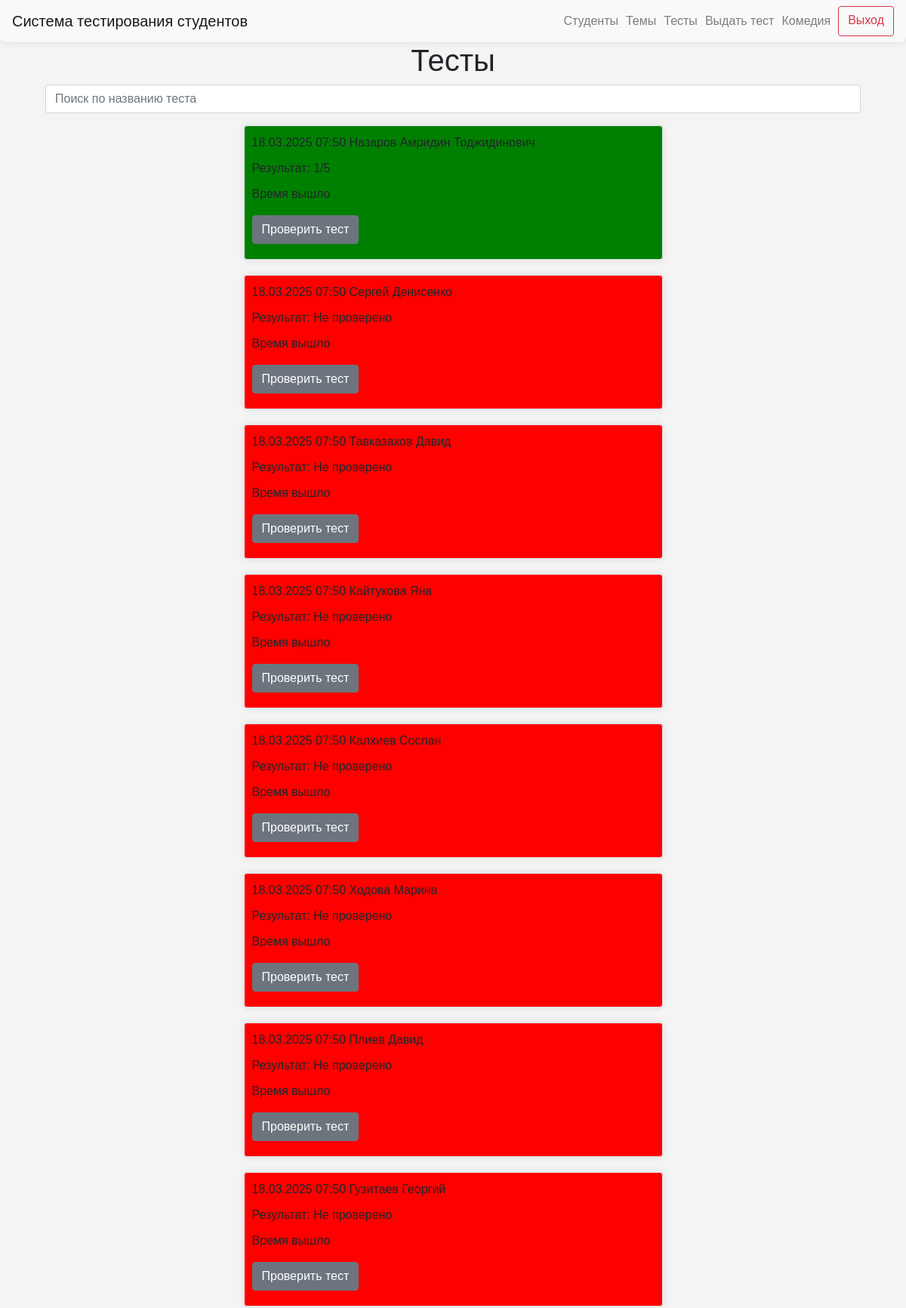
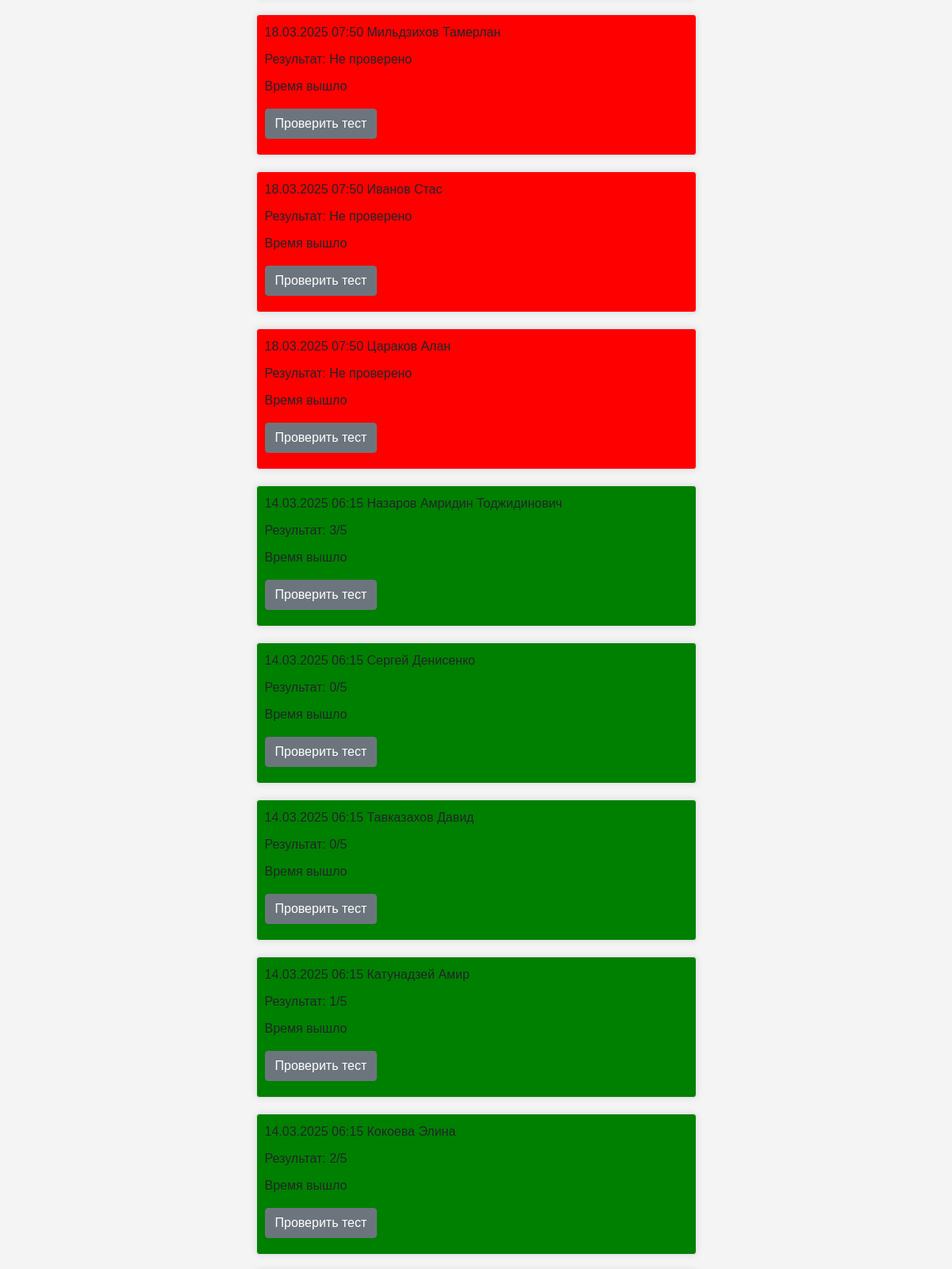
The page /tests/1 (signed in, upper part) on the database its author committed (2 pictures, top to bottom).
### data/users.py (models this page shows)
class User(SqlAlchemyBase, UserMixin, SerializerMixin):
    __tablename__ = "users"
    id = sqlalchemy.Column(
        sqlalchemy.Integer,
        primary_key=True,
        autoincrement=True,
    )
    name = sqlalchemy.Column(
        sqlalchemy.String,
        nullable=True,
    )
    group_id = sqlalchemy.Column(
        sqlalchemy.Integer,
        sqlalchemy.ForeignKey(
            "groups.id",
            ondelete="CASCADE",
        ),
        nullable=False,
    )
    date_of_birth = sqlalchemy.Column(
        sqlalchemy.Date,
        nullable=False,
    )
    user_level = sqlalchemy.Column(
        sqlalchemy.String,
        default="student",
    )

### data/blitz_tests.py (models this page shows)
class BlitzTest(SqlAlchemyBase, UserMixin, SerializerMixin):
    __tablename__ = "blitz_tests"
    id = sqlalchemy.Column(
        sqlalchemy.Integer,
        primary_key=True,
        autoincrement=True,
    )
    date = sqlalchemy.Column(
        sqlalchemy.DateTime,
        default=datetime.datetime.now,
    )
    question_1 = sqlalchemy.Column(
        sqlalchemy.Integer,
        sqlalchemy.ForeignKey("questions.id"),
    )
    question_2 = sqlalchemy.Column(
        sqlalchemy.Integer,
        sqlalchemy.ForeignKey("questions.id"),
    )
    question_3 = sqlalchemy.Column(
        sqlalchemy.Integer,
        sqlalchemy.ForeignKey("questions.id"),
    )
    question_4 = sqlalchemy.Column(
        sqlalchemy.Integer,
        sqlalchemy.ForeignKey("questions.id"),
    )
    question_5 = sqlalchemy.Column(
        sqlalchemy.Integer,
        sqlalchemy.ForeignKey("questions.id"),
    )
    answer_1 = sqlalchemy.Column(
        sqlalchemy.String,
        nullable=True,
    )
    answer_2 = sqlalchemy.Column(
        sqlalchemy.String,
        nullable=True,
    )
    answer_3 = sqlalchemy.Column(
        sqlalchemy.String,
        nullable=True,
    )
    answer_4 = sqlalchemy.Column(
        sqlalchemy.String,
        nullable=True,
    )
    answer_5 = sqlalchemy.Column(
        sqlalchemy.String,
        nullable=True,
    )
    comment_1 = sqlalchemy.Column(
        sqlalchemy.String,
        nullable=True,
    )
    comment_2 = sqlalchemy.Column(
        sqlalchemy.String,
        nullable=True,
    )
    comment_3 = sqlalchemy.Column(
        sqlalchemy.String,
        nullable=True,
    )
    comment_4 = sqlalchemy.Column(
        sqlalchemy.String,
        nullable=True,
    )
    comment_5 = sqlalchemy.Column(
        sqlalchemy.String,
        nullable=True,
    )
    result_answer_1 = sqlalchemy.Column(
        sqlalchemy.Boolean,
        nullable=True,
    )
    result_answer_2 = sqlalchemy.Column(
        sqlalchemy.Boolean,
        nullable=True,
    )
    result_answer_3 = sqlalchemy.Column(
        sqlalchemy.Boolean,
        nullable=True,
    )
    result_answer_4 = sqlalchemy.Column(
        sqlalchemy.Boolean,
        nullable=True,
    )
    result_answer_5 = sqlalchemy.Column(
        sqlalchemy.Boolean,
        nullable=True,
    )
    student = sqlalchemy.Column(
        sqlalchemy.Integer,
        sqlalchemy.ForeignKey("users.id"),
    )

### server.py (the view)
@app.route("/tests/<int:group_id>")
def tests_by_group(group_id):
    if not current_user.is_authenticated:
        return redirect("/authentication")
    if current_user.user_level == "student":
        return abort(404)
    db_sess = db_session.create_session()
    query_for_admin = select(BlitzTest, User).join(User, BlitzTest.student == User.id).where(User.group_id == group_id)
    tests_admin = db_sess.execute(query_for_admin).fetchall()
    date_time = datetime.datetime.now()
    results = []
    for test in tests_admin:
        test = test[0]
        test_results = 0
        if test.result_answer_1 == 1:
            test_results += 1
        if test.result_answer_2 == 1:
            test_results += 1
        if test.result_answer_3 == 1:
            test_results += 1
        if test.result_answer_4 == 1:
            test_results += 1
        if test.result_answer_5 == 1:
            test_results += 1
        if None in [
            test.result_answer_1,
            test.result_answer_2,
            test.result_answer_3,
            test.result_answer_4,
            test.result_answer_5,
        ]:
            results.append("Не проверено")
        else:
            results.append(f"{test_results}/5")
    tests_and_results = zip(tests_admin, results)
    return render_template(
        "index_admin.html",
        date_time=date_time,
        tests_and_results=tests_and_results,
        title="Главная",
    )

### data/db_session.py (called while the page is built)
def create_session() -> Session:
    global __factory
    return __factory()

### server.py (called while the page is built)
@login_manager.user_loader
def load_user(user_id):
    db_sess = db_session.create_session()
    return db_sess.query(User).get(user_id)

### templates/index_admin.html (shortened to what this page needs)
{% extends "base.html" %}
{% block content %}
<div class="container text-center">
    <h1>Тесты</h1>
</div>
<div class="container">
    <input type="text" id="searchInput" class="form-control mb-3" placeholder="Поиск по названию теста">
</div>
{% for test, result in tests_and_results|reverse %}
<div class="col-md-6 border rounded mx-auto custom-div" style="margin-bottom: 20px; padding: 10px; background-color: {% if result == 'Не проверено' %} red; {% else %} green; {% endif %}">
    <p class="text-left" style="margin-bottom: 10px;">{{ test[0].date.strftime("%d.%m.%Y %H:%M") }} {{ test[1].name }}</p>
    <div>
        {% if (date_time - test[0].date).total_seconds() > 300 %}
            <p class="text-left" style="margin-bottom: 10px;">Результат: {{ result }}</p>
            <p>Время вышло</p>
            <a href="{{ url_for('test_result', test_id=test[0].id) }}">
                <button type="button" style="margin-bottom: 10px;" class="btn btn-secondary">Проверить тест</button>
            </a>
        {% else %}
            <a href="{{ url_for('start_test', test_id=test[0].id) }}">
                <button type="button" style="margin-bottom: 10px;" class="btn btn-primary">Посмотреть тест</button>
            </a>
        {% endif %}
    </div>
</div>
{% endfor %}
{% endblock %}

### templates/base.html (shortened to what this page needs)
<!doctype html>
<html lang="en">
<head>
    <link rel="stylesheet"
          href="https://stackpath.bootstrapcdn.com/bootstrap/4.4.1/css/bootstrap.min.css"
>
    <link rel="stylesheet" type="text/css" href="../static/css/style.css">
</head>
<body>
<header>
    <nav class="navbar navbar-light bg-light custom-navbar">
        <a class="navbar-brand" href="/">Система тестирования студентов</a>
        {% if current_user.is_authenticated %}
        <div class="d-flex flex-row-reverse">
            <a class="btn btn-outline-danger spaced-element" style="margin-left: 10px; text-align: center;"
               href="/logout">Выход</a>
            {% if current_user.user_level == 'admin' %}
            <a class="navbar-text" style="margin-left: 10px; text-align: center;">{{ current_user.name }}</a>
            <a class="navbar-text" style="margin-left: 10px; text-align: center;" href="/select_group_for_test">Выдать тест</a>
            <a class="navbar-text" style="margin-left: 10px; text-align: center;" href="/">Тесты</a>
            <a class="navbar-text" style="margin-left: 10px; text-align: center;" href="/topics">Темы</a>
            <a class="navbar-text" style="margin-left: 10px; text-align: center;" href="/groups">Студенты</a>
            {% else %}
            <a class="navbar-text" style="margin-left: 10px; text-align: center;" href="{{ url_for('personal_cabinet', user_id=current_user.id) }}">{{ current_user.name }}</a>
            {% endif %}
        </div>
        {% endif %}
    </nav>
</header>
<main role="main" class="container">
    {% block content %}
    {% endblock %}
</main>
</body>
</html>

### static/css/style.css (style rules this page uses)
body { font-family: Arial, sans-serif; margin: 0; padding: 0; background-color: #f4f4f4; }
.custom-div { width: 80%; margin: 0 auto; padding: 20px; background-color: #f8f9fa; border-radius: 0 0 8px 8px; box-shadow: 0 0 10px rgba(0,0,0,0.1); }
.custom-navbar { margin: 0 auto; background-color: #f8f9fa; border-radius: 0 0 8px 8px; box-shadow: 0 0 10px rgba(0,0,0,0.1); }

### rows shown on the page
User: name "Комедия"
BlitzTest: date "18.03.2025 07:50"
User: name "Назаров Амридин Тоджидинович" "Назаров Амридин Тоджидинович"
BlitzTest: date "18.03.2025 07:50"
User: name "Сергей Денисенко" "Сергей Денисенко"
BlitzTest: date "18.03.2025 07:50"
User: name "Тавказахов Давид" "Тавказахов Давид"
BlitzTest: date "18.03.2025 07:50"
User: name "Кайтукова Яна"
BlitzTest: date "18.03.2025 07:50"
User: name "Калхиев Сослан"
BlitzTest: date "18.03.2025 07:50"
User: name "Ходова Марина"
BlitzTest: date "18.03.2025 07:50"
User: name "Плиев Давид"
BlitzTest: date "18.03.2025 07:50"
User: name "Гузитаев Георгий"
BlitzTest: date "18.03.2025 07:50"
User: name "Мильдзихов Тамерлан"
BlitzTest: date "18.03.2025 07:50"
User: name "Иванов Стас"
BlitzTest: date "18.03.2025 07:50"
User: name "Цараков Алан"
BlitzTest: date "14.03.2025 06:15"
BlitzTest: date "14.03.2025 06:15"
BlitzTest: date "14.03.2025 06:15"
BlitzTest: date "14.03.2025 06:15"
User: name "Катунадзей Амир"
BlitzTest: date "14.03.2025 06:15"
User: name "Кокоева Элина"

### other values the page prints
{{ result }} "1/5" "Не проверено" "Не проверено" "Не проверено" "Не проверено" "Не проверено" "Не проверено" "Не проверено" "Не проверено" "Не проверено" "Не проверено" "3/5" "0/5" "0/5" "1/5" "2/5"
